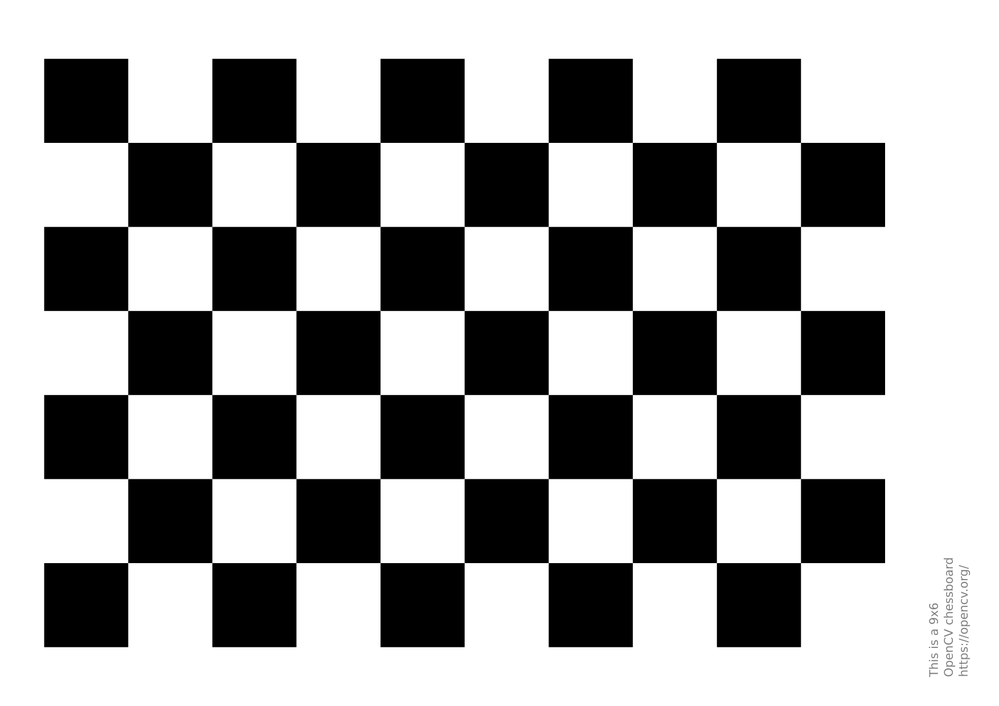
#> input picture images/pattern.png, 999 x 706 px, shrunk from 1754 x 1240 before the run, given in place of the camera
$ python DetectShape.py
#> lines starting #> are read from the running program, lines starting #| are printed output that depends on the picture; after the words box and inside, x2 and y2 are one past the last pixel; in counts of white or black regions, pixels touching at a corner belong together
import cv2

# find and classify shapes in the image
def find_shape(image, target_shape):
    gray = cv2.cvtColor(image, cv2.COLOR_BGR2GRAY)
    _, threshold = cv2.threshold(gray, 127, 255, cv2.THRESH_BINARY) # threshold to get a binary image
    width = image.shape[1]

    contours, _ = cv2.findContours(threshold, cv2.RETR_TREE, cv2.CHAIN_APPROX_SIMPLE)
    i = 0
    x,y = None, None
    for contour in contours:
        if i == 0:
            i = 1
            continue

        # determine approximate position of contours
        approx = cv2.approxPolyDP(contour, 0.01 * cv2.arcLength(contour, True), True)
        M = cv2.moments(contour)
        x = 0
        y = 0

        if M['m00'] != 0.0:
            x = int(M['m10'] / M['m00'])
            y = int(M['m01'] / M['m00'])

        shape_name = ""
        if len(approx) == 3:
            shape_name = "Triangle"
        elif len(approx) == 4:
            shape_name = "Quadrilateral"
        elif len(approx) == 5:
            shape_name = "Pentagon"
        elif len(approx) == 6:
            shape_name = "Hexagon"
        else:
            shape_name = "Circle"

        if shape_name.lower() == target_shape.lower():
            # we only need position of shape we are searchng for
            # not necessary not here for visualization (down)
            cv2.drawContours(image, [approx], 0, (0, 255, 0), 2)
            cv2.putText(image, shape_name, (x, y), cv2.FONT_HERSHEY_SIMPLEX, 0.5, (255, 255, 255), 2)

    position = shape_position(x, width)
    return image, position

# determine the position of the detected shape
def shape_position(x, image_width):

    if x is None:
        return None
    left_region = image_width // 3
    right_region = 2 * (image_width // 3)
    # Define regions for left, center, and right

    if x < left_region:
        return "L"
    elif x > right_region:
        return "R"
    else:
        return "F"

# Main function for capturing video and detecting shapes
# on;y runs if this program is run as main code
def main():
    vid = cv2.VideoCapture(0)

    while True:
        _, frame = vid.read()
#> frame is the input picture: shape (706, 999, 3); min 0, max 255, mean 165.4
        frame = cv2.flip(frame, 1)
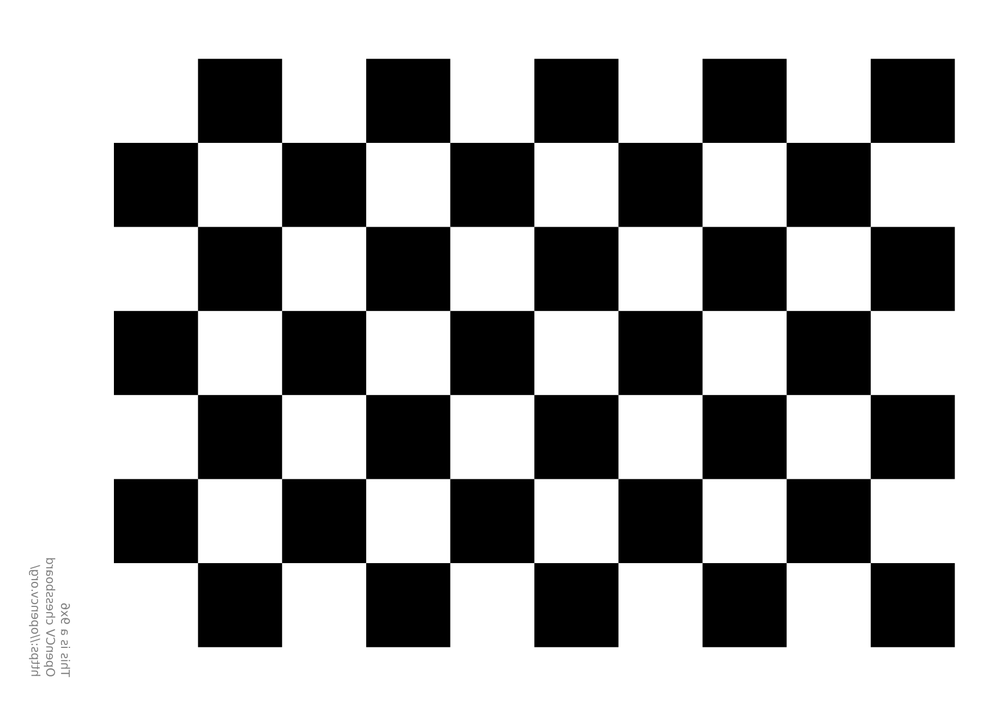
#> frame: shape (706, 999, 3); min 0, max 255, mean 165.4
        target_shape = "Quadrilateral"

        detected_shape, position = find_shape(frame, target_shape)
#> in find_shape, `_, threshold = cv2.threshold(gray, 127, 255, cv2.THRESH_BINARY)`:
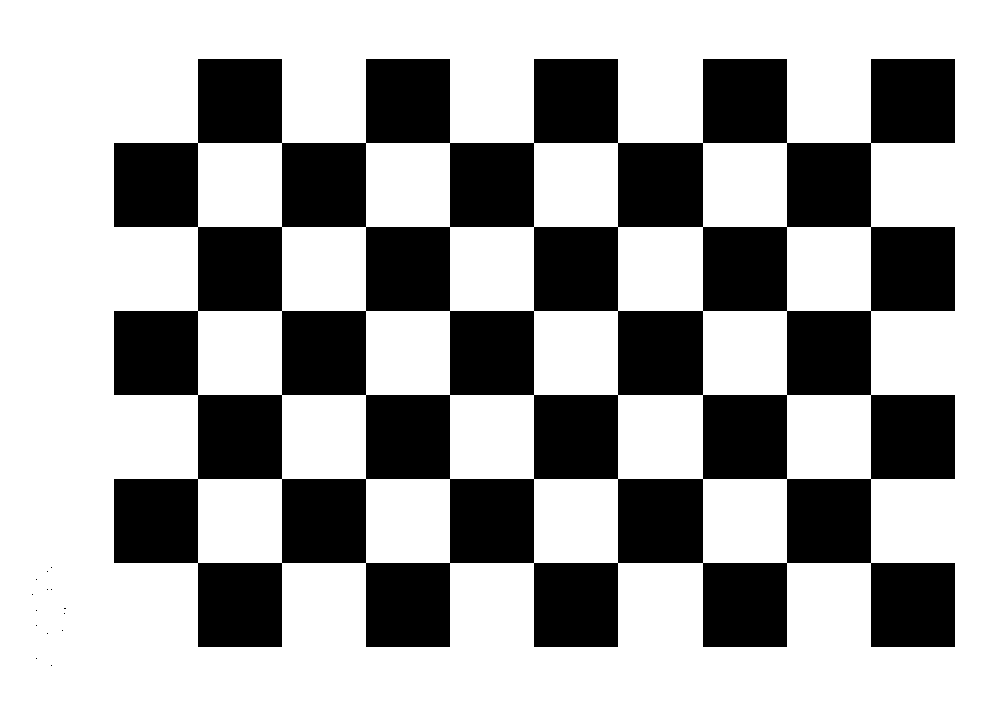
#> threshold: shape (706, 999); 64.9% white; 15 black regions (14 under 20 px)
#> in find_shape, `contours, _ = cv2.findContours(threshold, cv2.RETR_TREE, cv2.CHAIN_APP..`: contours = 50 contours, 14 with area under 20; largest, box (x1, y1, x2, y2) and area: (0, 0, 999, 706) 703590, (617, 478, 704, 564) 7308, (617, 310, 704, 396) 7308, (617, 142, 704, 228) 7308, (870, 562, 956, 648) 7223
#> the loop in find_shape, `for contour in contours:` made 50 passes
#> (approx, x, y, shape_name) on passes 2, 3, 4, 5, 6, 7, 8, 10, 11: ([[50, 665], [51, 664], [52, 665], [51, 666]], 51, 665, 'Quadrilateral'), ([[35, 658], [36, 657], [37, 658], [36, 659]], 36, 658, 'Quadrilateral'), ([[46, 633], [47, 632], [48, 633], [47, 634]], 47, 633, 'Quadrilateral'), ([[61, 630], [62, 629], [63, 630], [62, 631]], 62, 630, 'Quadrilateral'), ([[35, 625], [36, 624], [37, 625], [36, 626]], 36, 625, 'Quadrilateral'), ([[63, 613], [64, 612], [65, 613], [64, 614]], 64, 613, 'Quadrilateral'), ([[35, 610], [36, 609], [37, 610], [36, 611]], 36, 610, 'Quadrilateral'), ([[31, 594], [32, 593], [33, 594], [32, 595]], 32, 594, 'Quadrilateral'), ([[50, 589], [51, 588], [52, 589], [51, 590]], 51, 589, 'Quadrilateral')
#> (x, y, shape_name) on pass 9: (64, 608, 'Hexagon')
#> after the loop in find_shape, `for contour in contours:`:
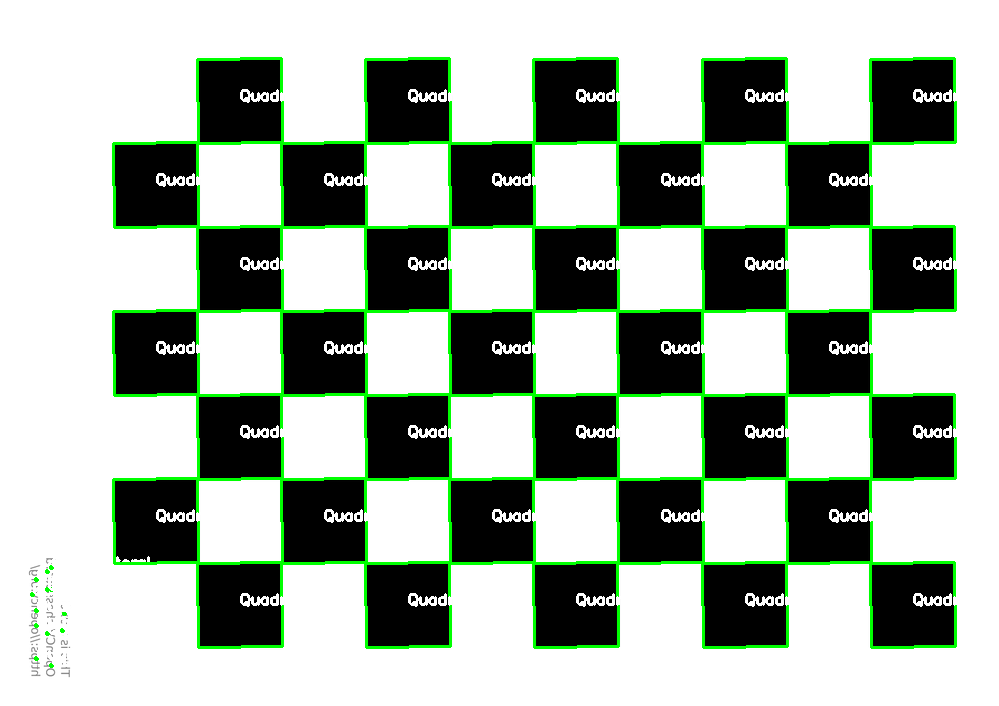
#> image: shape (706, 999, 3); 6.57% of pixels changed, all inside (x1, y1, x2, y2) = (30, 57, 958, 668)
#> after the loop in find_shape, `for contour in contours:`: i = 1
#> in find_shape, `position = shape_position(x, width)`: position = 'L'
#> position = 'L'
        print(position)
#| L
        cv2.imshow('Frame', detected_shape)

        if cv2.waitKey(1) & 0xFF == ord('q'):
#> (key q is pressed here)
            break

    vid.release()
    cv2.destroyAllWindows()

if __name__=="__main__":
    main()
